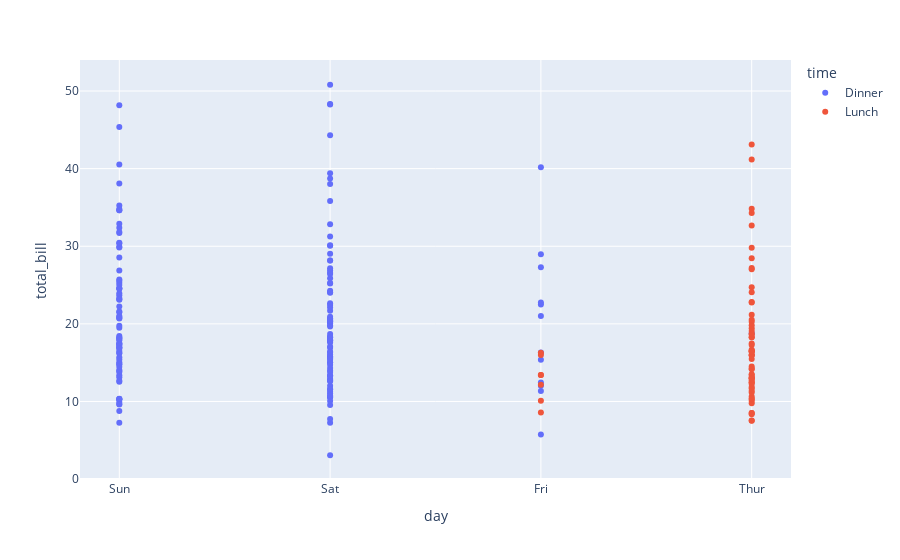

The cell this chart's notebook holds for it:
### Code cell
px.scatter(data_frame=tips,y="total_bill",x="day",color="time")

### Figure 1 — Plotly figure (JSON) as saved in the notebook; plotly's stock layout.template omitted (floating-point values rounded to 4 significant figures; data arrays with more than 128 entries replaced by an {"elided": "..."} marker saying what was removed)
{"data": [{"hovertemplate": "time=Dinner<br>day=%{x}<br>total_bill=%{y}<extra></extra>", "legendgroup": "Dinner", "marker": {"color": "#636efa", "symbol": "circle"}, "mode": "markers", "name": "Dinner", "orientation": "v", "showlegend": true, "type": "scatter", "x": {"elided": "176 str values"}, "xaxis": "x", "y": {"elided": "176 float values"}, "yaxis": "y"}, {"hovertemplate": "time=Lunch<br>day=%{x}<br>total_bill=%{y}<extra></extra>", "legendgroup": "Lunch", "marker": {"color": "#EF553B", "symbol": "circle"}, "mode": "markers", "name": "Lunch", "orientation": "v", "showlegend": true, "type": "scatter", "x": ["Thur", "Thur", "Thur", "Thur", "Thur", "Thur", "Thur", "Thur", "Thur", "Thur", "Thur", "Thur", "Thur", "Thur", "Thur", "Thur", "Thur", "Thur", "Thur", "Thur", "Thur", "Thur", "Thur", "Thur", "Thur", "Thur", "Thur", "Thur", "Thur", "Thur", "Thur", "Thur", "Thur", "Thur", "Thur", "Thur", "Thur", "Thur", "Thur", "Thur", "Thur", "Thur", "Thur", "Thur", "Thur", "Thur", "Thur", "Thur", "Thur", "Thur", "Thur", "Thur", "Thur", "Thur", "Thur", "Thur", "Thur", "Thur", "Thur", "Thur", "Thur", "Fri", "Fri", "Fri", "Fri", "Fri", "Fri", "Fri"], "xaxis": "x", "y": [27.2, 22.76, 17.29, 19.44, 16.66, 10.07, 32.68, 15.98, 34.83, 13.03, 18.28, 24.71, 21.16, 10.65, 12.43, 24.08, 11.69, 13.42, 14.26, 15.95, 12.48, 29.8, 8.52, 14.52, 11.38, 22.82, 19.08, 20.27, 11.17, 12.26, 18.26, 8.51, 10.33, 14.15, 16, 13.16, 17.47, 34.3, 41.19, 27.05, 16.43, 8.35, 18.64, 11.87, 9.78, 7.51, 19.81, 28.44, 15.48, 16.58, 7.56, 10.34, 43.11, 13, 13.51, 18.71, 12.74, 13, 16.4, 20.53, 16.47, 12.16, 13.42, 8.58, 15.98, 13.42, 16.27, 10.09], "yaxis": "y"}], "layout": {"legend": {"title": {"text": "time"}, "tracegroupgap": 0}, "margin": {"t": 60}, "xaxis": {"anchor": "y", "domain": [0, 1], "title": {"text": "day"}}, "yaxis": {"anchor": "x", "domain": [0, 1], "title": {"text": "total_bill"}}}}
